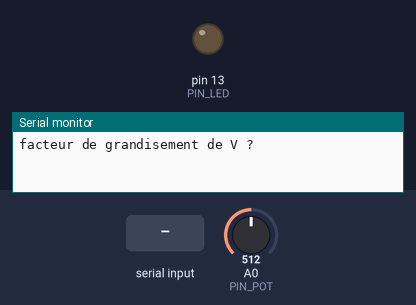
The sketch below on a simulated Arduino Uno, built with avr-gcc and run on an emulated ATmega328P. Parts: output pins drawn as LEDs (lit = HIGH), the last lines printed to the serial monitor. Dashed ring = blinking. The test bench sets the inputs (shaded band); at power-on: A0 (PIN_POT) = 512.

Above: at 1.0 s.
1.1 s: "90,45\n" received over Serial
At 2.2 s:
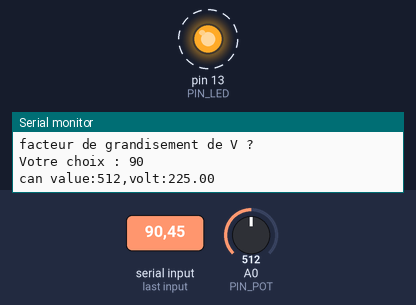
Timing chart, 0 to 10.1 s (numbered marks = the images above; inputs shaded):
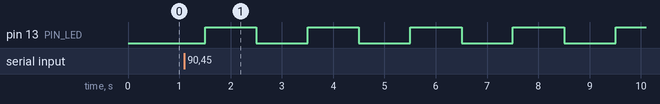

The sketch:

led1.ino
```cpp
#define PIN_LED 13
#define PIN_POT A0
int16_t vFactor = 1;
void setup() {
  char tmp[32] = "";
  char aChar = '\0';
  // put your setup code here, to run once:
  Serial.begin(9600);
  pinMode(PIN_LED, OUTPUT);
  Serial.println("facteur de grandisement de V ?");
  while (Serial.available() <= 0) {
    delay(500);
  }
  uint8_t i = 0;
  while (Serial.available()) {
    aChar = (char)Serial.read();
    tmp[i++] = aChar;
  }
  tmp[i] = '\0';

  vFactor = atoi(tmp);

  Serial.print("Votre choix : ");
  Serial.println(vFactor);
}

void loop() {

  //lecture analogique
  uint16_t A0Value = analogRead(A0);
  Serial.print("can value:");
  Serial.print(A0Value);
  Serial.print(",");

  const float ratio = 5.0F / 1024.0F;
  Serial.print("volt:");
  Serial.println(A0Value * ratio * vFactor);


  uint16_t delaytime = map(A0Value, 0, 1023, 500, 1500);
  //blink
  digitalWrite(PIN_LED, HIGH);
  delay(delaytime);
  digitalWrite(PIN_LED, LOW);
  delay(delaytime);
}
```

Measured:
- after the input at 1.1 s, pin 13 (PIN_LED): alternates HIGH for 1.0 s and LOW for 1.0 s, starting after 0.40 s
